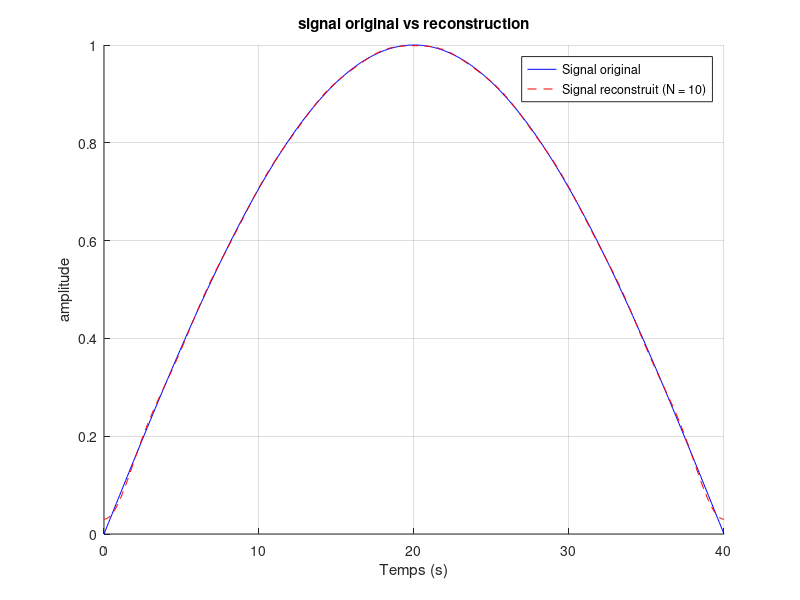
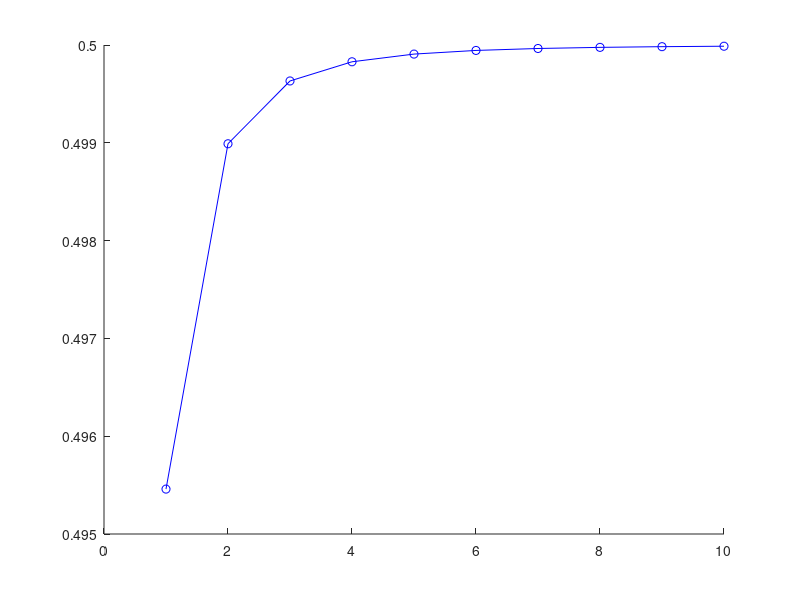

Reproduce these figures in MATLAB, in order. (Note: this script raises an error after producing the figures.)
% NYTUN Jesper Bartholomay ; TRONES Peder
% 2IMACS Groupe C
% Date de soumission: 05/12/2024
% TP1_2 Calcul de pusissance moyenne

% Cette programme va calculer la pusissance moyenne de une signal et calculer les
% coefficients fourier associe a le signal. Après on le rèconstuit pour calculer
% sa puissance moyenne. En fin on affiche la èvolution de la pussiance moyenne
% de la reconstruction en fonction de nombre des harmoniques utilise

% on a decide de faire le reconstruction avec les coeffs an bn et a0

clear all; close all; clc;

% Définition des constantes
E = 1;           % Amplitude
T0 = 40;         % Période du signal
Tau = T0 / 8;    % Largeur de la fonction porte
dt = T0 / 400;   % Pas d'èchantillage
t = 0:dt:T0;     % Discrétisation du temps
N_max = 10;      % Nombre de coefficient qu'on calcule

% Signal d'entrèe
s3 = E .* abs(sin(pi * t / T0));

% Approximation de integral avec une somme
integ = @(s_de_t, Te) sum(s_de_t) * Te;

% ------------------ CALCUL -------------------
% Calcul de la puissance moyenne du signal original
P_moy = (1 / T0) * integ(abs(s3).^2, dt);
disp(['Puissance moyenne du signal original (P_moy): ', num2str(P_moy)]);

% Tableau pour stocker puissance moyenne en fonction de N
P_moy_r_values = zeros(1, N_max);

% Calcul des coefficients de Fourier et reconstruction
for N = 1:N_max
    % Calcul des coefficients de Fourier (formules de cours)
    a0 = (2 / T0) * integ(s3, dt);
    an = zeros(1, N);
    bn = zeros(1, N);

    for n = 1:N
        an(n) = (2 / T0) * integ(s3 .* cos(2 * pi * n * t / T0), dt);
        bn(n) = (2 / T0) * integ(s3 .* sin(2 * pi * n * t / T0), dt);
    end

    % Reconstruction du signal à partir des coefficients de Fourier
    s_r = a0 / 2; % initialisation
    for n = 1:N
        s_r = s_r + an(n) * cos(2 * pi * n * t / T0) + bn(n) * sin(2 * pi * n * t / T0);
    end

    % Calcul de la puissance moyenne du signal reconstruit
    P_moy_r = (1 / T0) * integ(abs(s_r).^2, dt);
    P_moy_r_values(N) = P_moy_r;

end

% graphique

% affichage du signal original et reconstruit pour N_max
figure;
hold on;
plot(t, s3, 'b', 'DisplayName', 'Signal original');
plot(t, s_r, 'r--', 'DisplayName', ['Signal reconstruit (N = ', num2str(N_max), ')']);
title('signal original vs reconstruction');
xlabel('Temps (s)');
ylabel('amplitude');
legend;
grid on;
hold off;

% affichage de P_moy et P_moy_r en fonction de N
figure;
hold on;
plot(1:N_max, P_moy_r_values, 'bo-', 'DisplayName', 'P_{moy_r} (Signal reconstruit)');
yline(P_moy, 'r--', 'DisplayName', ['P_{moy} (Signal original) = ', num2str(P_moy)]);
title('Puissance moyenne en fonction de N');
xlabel('Nombre de coefficients de Fourier N');
ylabel('Puissance moyenne');
legend;
grid on;
hold off;

